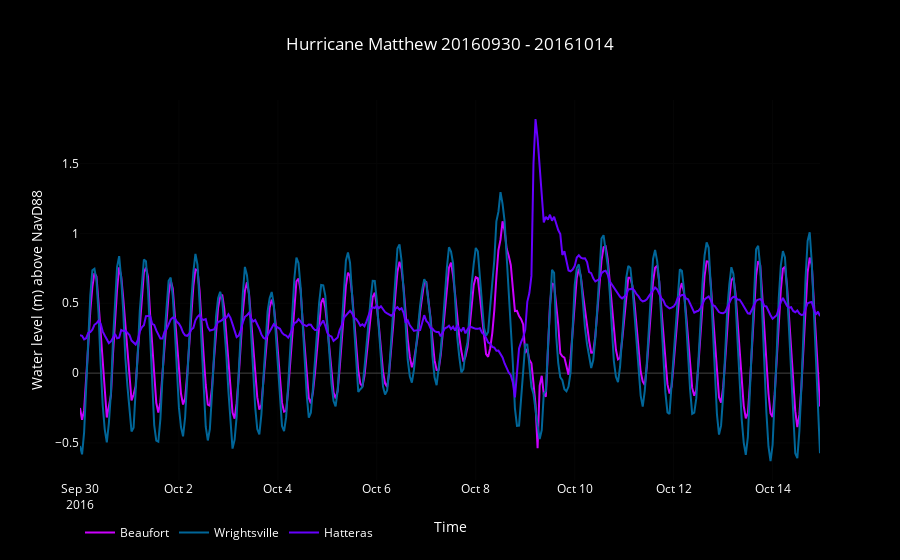

Here is the notebook cell this chart was saved with:
### Markdown cell above
Download Hurricane Matthew Fall 2016 Water Level Data and Plot time-series

### Code cell
begin_d = 'begin_date=20160930'
end_d = 'end_date=20161014'

matt_hatt = pd.read_csv(MakeDomain(begin_d, end_d, stations[0]['Hatteras']))
matt_duke = pd.read_csv(MakeDomain(begin_d, end_d, stations[1]['Beaufort']))
matt_wright = pd.read_csv(MakeDomain(begin_d, end_d, stations[2]['Wrightsville']))
matt_hatt.name, matt_duke.name, matt_wright.name ='Hatteras','Beaufort', 'Wrightsville'

datasets = [matt_duke, matt_wright, matt_hatt]
obs, dtm  = ' Water Level', 'Date Time'
beg = begin_d.split('=')[1] + ' - ' + end_d.split('=')[1]
title = 'Hurricane Matthew' + ' ' + beg
data, layout = MakePlot(datasets, obs, dtm, title)

notebook=True
fig = go.Figure(data=data, layout=layout)
if not notebook:
    plot(fig, filename='hurricane_matthew.html')
else:
    interactive = iplot(fig)

### Figure 1 — Plotly figure (JSON) as saved in the notebook; plotly's stock layout.template omitted (floating-point values rounded to 4 significant figures; data arrays with more than 128 entries replaced by an {"elided": "..."} marker saying what was removed)
{"data": [{"line": {"color": "rgb(204, 0, 255)"}, "name": "Beaufort", "type": "scatter", "uid": "cc89e8", "x": {"elided": "360 str values"}, "y": {"elided": "360 float values"}}, {"line": {"color": "rgb(0, 102, 153)"}, "name": "Wrightsville", "type": "scatter", "uid": "31a87e", "x": {"elided": "360 str values"}, "y": {"elided": "360 float values"}}, {"line": {"color": "rgb(102, 0, 255)"}, "name": "Hatteras", "type": "scatter", "uid": "5119c2", "x": {"elided": "360 str values"}, "y": {"elided": "360 float values"}}], "layout": {"autosize": true, "font": {"color": "rgb(255,255,255)"}, "legend": {"orientation": "h"}, "paper_bgcolor": "rgb(0, 0, 0)", "plot_bgcolor": "rgb(0, 0, 0)", "title": "Hurricane Matthew 20160930 - 20161014", "xaxis": {"autorange": true, "range": ["2016-09-30", "2016-10-14 23:00"], "title": "Time", "type": "date"}, "yaxis": {"autorange": true, "range": [-0.765, 1.955], "title": "Water level (m) above NavD88", "type": "linear"}}}
